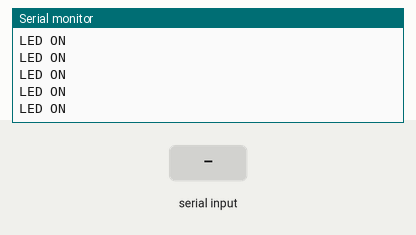
Recording of a sketch running on a simulated Arduino Uno, built with avr-gcc and run on an emulated ATmega328P. Parts: the last lines printed to the serial monitor. Inputs (shaded band) come from the test bench.

Above: at 1.2 s.
1.3 s: byte 30 received over Serial
At 2.3 s:
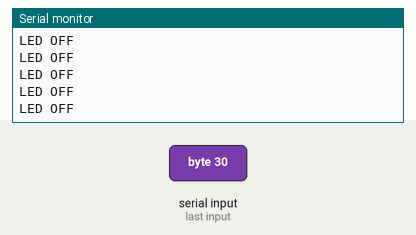
3.2 s: byte 90 received over Serial
At 3.7 s:
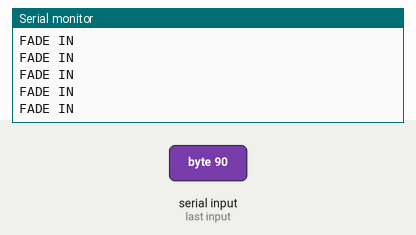
5.1 s: byte 120 received over Serial
At 5.9 s:
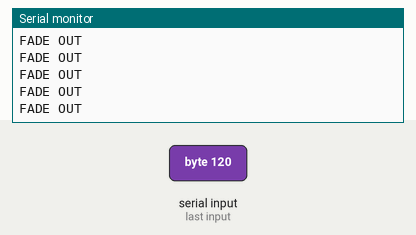
7.0 s: byte 30 received over Serial
At 7.7 s:
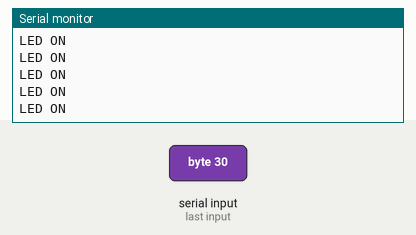

Measured:
- after the input at 1.3 s, the serial monitor: prints a new line after 0.07 s (image 1)
- after the input at 3.2 s, the serial monitor: prints a new line after 0.07 s (image 2)
- after the input at 5.1 s, the serial monitor: prints a new line after 0.07 s (image 3)
- after the input at 7.0 s, the serial monitor: prints a new line after 0.08 s (image 4)

The sketch:

FSM_Serial.ino
```cpp
//http://playground.arduino.cc/uploads/Code/FSM.zip
#include <FiniteStateMachine.h>

const byte NUMBER_OF_STATES = 4; //how many states are we cycling through?

//initialize states
State On = State(ledOn);
State Off = State(ledOff);
State FadeIn = State(ledFadeIn);
State FadeOut = State(ledFadeOut);

FSM ledStateMachine = FSM(On);     //initialize state machine, start in state: On

byte buttonPresses = 0;            //counter variable, hols number of button presses

void setup(){
  Serial.begin(9600);
}

//poor example, but then again; it's just an example
void loop(){
 if (Serial.available() > 0) {
    int inByte = Serial.read();
    //increment buttonPresses and constrain it to [ 0, 1, 2, 3 ]
    buttonPresses = ++buttonPresses % NUMBER_OF_STATES;
    switch (buttonPresses){
      case 0: ledStateMachine.transitionTo(On); break;
      case 1: ledStateMachine.transitionTo(Off); break;
      case 2: ledStateMachine.transitionTo(FadeIn); break;
      case 3: ledStateMachine.transitionTo(FadeOut); break;
    }
  }
  ledStateMachine.update();
}

//utility functions
void ledOn(){ Serial.println("LED ON"); }
void ledOff(){ Serial.println("LED OFF"); }
void ledFadeIn(){ Serial.println("FADE IN"); }
void ledFadeOut(){ Serial.println("FADE OUT"); }
//end utility functions
```
